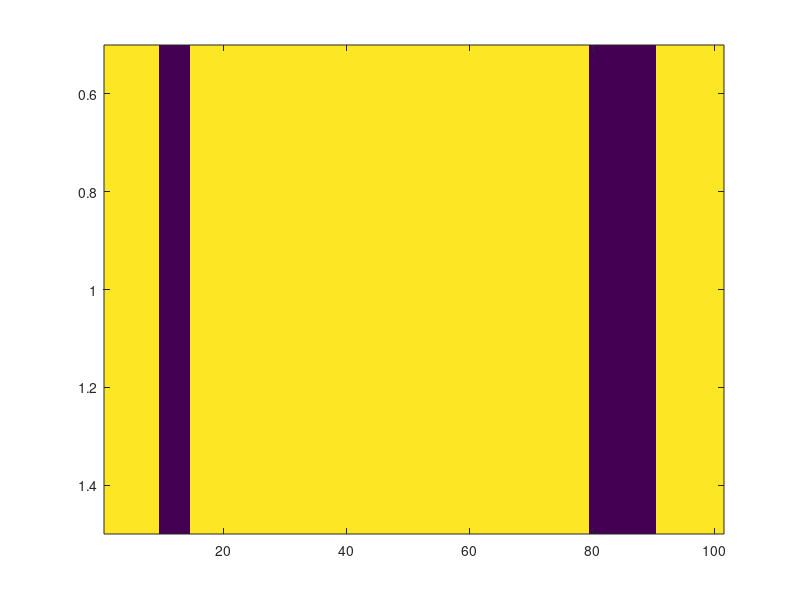

The MATLAB script that drew this image: (Note: this script raises an error after producing the figure.)
% Clear the command window, clear workspace variables, and close all figures
clc;
clear;
close all;

%% Section for setting up the game plane and displaying it
game_plane_size = 101; % Define the size of the game plane
Plane = ones(1, game_plane_size); % Initialize the game plane with all free spaces (1: free, 0: barrier)
Plane(1,10:14) = 0;
Plane(1,80:90) = 0;
imagesc(Plane); % Display the game plane as an image

%% Section for defining the goal location and initializing states
Goal = [1, 0]; % Define the coordinates of the goal location

% Find all states (positions) where the game plane is free
[R, C] = find(Plane == 1);
AllStates = [R' C' - 1]; % Store the coordinates of all free states
nStates = size(AllStates, 1); % Get the total number of free states

%% Section for defining all possible actions and creating state-action pairs
% Define the possible actions as position offsets (AllActions matrix)
AllActions = [1:10; 11:20; 21:30; 31:40]'; % Each row represents a set of actions for each state

% Calculate the total number of possible actions
nActions = size(AllActions, 1) * size(AllActions, 2);

% Create a matrix (AllStateActionPairs) to store all state-action pairs
AllStateActionPairs = zeros(nStates * nActions, 3);

% Populate the AllStateActionPairs matrix with state-action pairs
for i = 1:nStates
    for j = 1:size(AllActions, 2)
        % Repeat the current state (coordinates) for each action in the current set
        % and append the corresponding action to create the state-action pair
        AllStateActionPairs(1 + size(AllActions, 1) * (4 * (i - 1) + j - 1) : size(AllActions, 1) * (4 * (i - 1) + j), :) = [repmat((AllStates(i, :)), size(AllActions, 1), 1), AllActions(1:size(AllActions, 1), j)];
    end
end

%% Section for initializing Q-values and other parameters
nAllStateActionPairs = size(AllStateActionPairs, 1); % Get the total number of state-action pairs

Counter = zeros(nAllStateActionPairs, 1); % Initialize a counter for each state-action pair
Q = zeros(nAllStateActionPairs, 1); % Initialize Q-values for each state-action pair

gamma = 0.99; % Set the discount factor for future rewards
nEpisode = 10; % Define the number of episodes for training
epsilon = 0.1; % Define the exploration rate for epsilon-greedy policy

% Initialize the policy randomly by assigning random actions to each state
Policy = randi(nActions, nStates, 1);

alpha = 0.1; % Learning rate for updating Q-values

%% Main loop for running episodes and updating Q-values using Q-learning
for e = 1:nEpisode
    % Set the initial state for the current episode
    State = [1, 100];

    % Exploration-exploitation loop within each episode
    while true
        % Find the index of the current state in the AllStates array
        indexOfState = find(ismember(AllStates, State, 'row'));

        % Choose an action based on the policy with epsilon-greedy exploration
        randomNum = rand;
        if randomNum < ((1 - epsilon) + (epsilon / nActions))
            At = Policy(indexOfState); % Exploitation: choose action from the policy
        else
            At = randi(nActions); % Exploration: choose a random action
        end

        % Get the new state and the immediate reward based on the selected action
        [NewState, Reward] = Environment(AllStates, State, At, Goal);

        % Check if the agent has reached the goal state, then exit the loop
        if ismember(NewState, Goal, 'row')
            break;
        end

        % Find the indices of the current state-action pair in the AllStateActionPairs matrix
        indexInPairs = find(ismember(AllStateActionPairs, [State, At], 'row'));

        % Find the indices of the next state-action pairs (for the next time step)
        indexOfNextStateInPairs = find(ismember(AllStateActionPairs(:, [1, 2]), NewState, 'row'));

        % Update the Q-value for the current state-action pair using the Q-learning formula
        Q(indexInPairs) = Q(indexInPairs) + alpha * (Reward + gamma * max(Q(indexOfNextStateInPairs)) - Q(indexInPairs));

        % Transition to the new state for the next time step
        State = NewState;

        % Update the policy using the current Q-values
        Policy = PolicyImprovementUsingQ(Q, nActions);

        % Check if the agent has reached the goal state, then exit the loop
        if ismember(State, Goal, 'row')
            break;
        end
    end

    % Display the current episode number
    disp(['Episode: ', num2str(e)]);
end

%% Section for generating an episode based on the learned policy
% Set the initial state for generating an episode
initialState = [1, 100];

display = 1; % Set to 1 for displaying the episode, otherwise set to 0
epsilon = 0; % Exploration rate set to 0 for exploiting the learned policy
qPrediction = 0; % Set to 0 as it is not used in this case

% Generate an episode based on the learned policy
[VisitedStates, Actions, VisitedRewards] = GenerateEpisode(Plane, AllStates, AllActions, Policy, initialState, Goal, epsilon, display, qPrediction);
